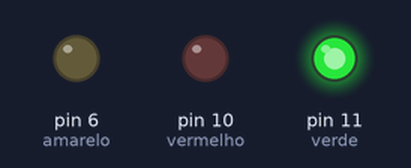
Recording of a sketch running on a simulated Arduino Uno, built with avr-gcc and run on an emulated ATmega328P. Shown: output pins drawn as LEDs (lit = HIGH).

Above: at 2.5 s.
At 6.0 s:
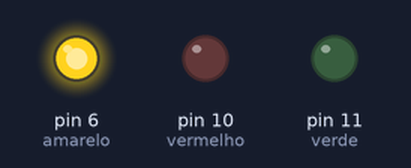
At 9.5 s:
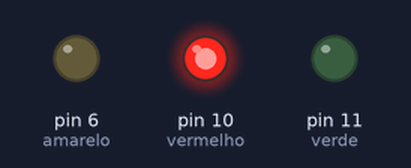
Timing chart, 0 to 15.6 s (numbered marks = the images above):
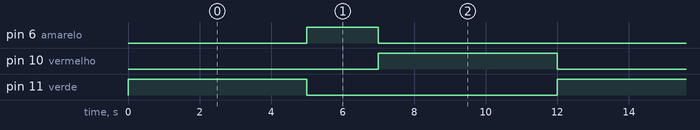

The sketch:

lab04.ino
```cpp
int verde = 11;
int amarelo = 6;
int vermelho = 10;

void setup() {

  pinMode(verde, OUTPUT);
  pinMode(amarelo, OUTPUT);
  pinMode(vermelho, OUTPUT);
}

void loop() {
  // Verde aceso
  digitalWrite(verde, HIGH);
  delay(5000);  // 5 segundos

  // Verde apagado, Amarelo aceso
  digitalWrite(verde, LOW);
  digitalWrite(amarelo, HIGH);
  delay(2000);  // 2 segundos

  // Amarelo apagado, Vermelho aceso
  digitalWrite(amarelo, LOW);
  digitalWrite(vermelho, HIGH);
  delay(5000);  // 5 segundos

  // Vermelho apagado
  digitalWrite(vermelho, LOW);
}
```

Measured:
- by itself, pin 6 (amarelo): alternates HIGH for 2.0 s and LOW for 10.0 s
- by itself, pin 10 (vermelho), pin 11 (verde): alternates HIGH for 5.0 s and LOW for 7.0 s
- by itself, everything shown: repeats every 12.0 s, in 4 steps
